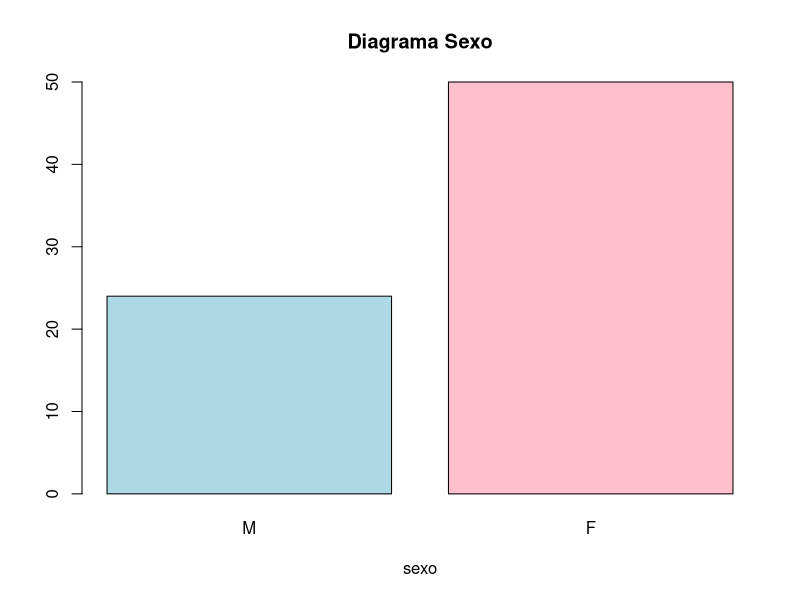
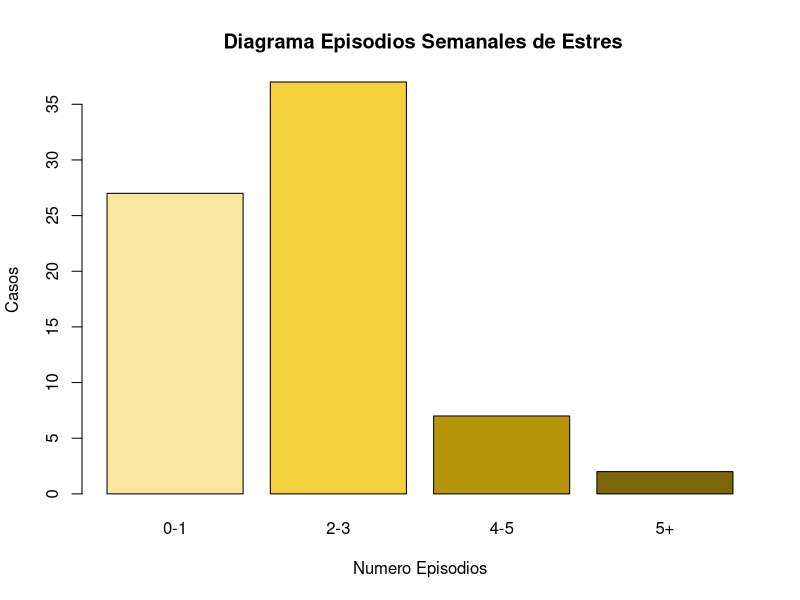
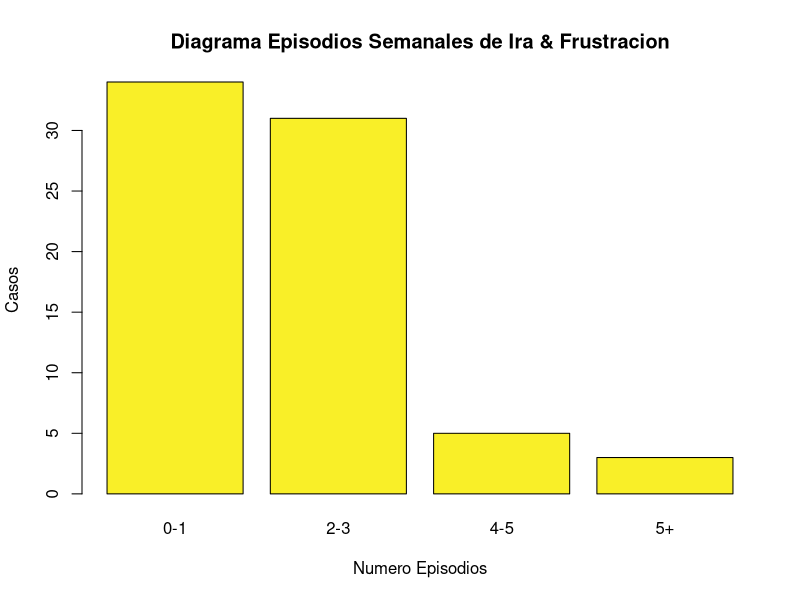
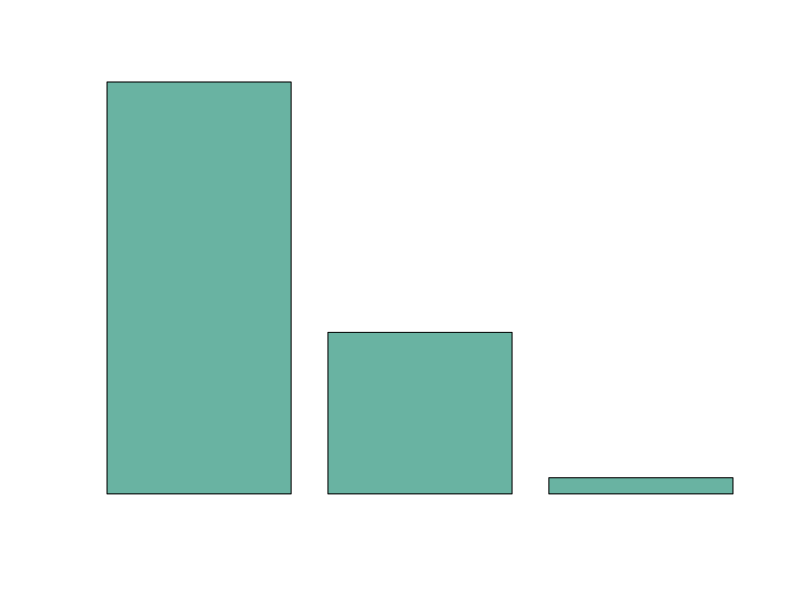

R code for these plots, in order: (Note: this script raises an error after producing the figures.)

library(readxl)
datos_estudiantes <- read_excel("datos_estudiantes.xlsx")
datos_estudiantes

#cualitativas tablas
#Sexo
tablaf_sexo=table(datos_estudiantes$Sexo)
tablaf_sexo
prop.table(tablaf_sexo)
diagrama_sexo = barplot(tablaf_sexo, main="Diagrama Sexo" , xlab="sexo",names.arg = c("M","F"),col=c( 'lightblue', 'pink'))

#Episodios_por_semana_estres

tablaf_estres=table(datos_estudiantes$Episodios_por_semana_estres)
tablaf_estres
prop.table(tablaf_estres)
diagrama_sexo = barplot(tablaf_estres, main=" Diagrama Episodios Semanales de Estres" , xlab="Numero Episodios", ylab = 'Casos',names.arg = c("0-1","2-3","4-5","5+"),col=c( '#F9E79F', '#F4D03F', '#B7950B', '#7D6608' ))
#Episodios_por_semana_ira_frustacion

tablaf_ira=table(datos_estudiantes$Episodios_por_semana_ira_frustacion)
tablaf_ira
prop.table(tablaf_estres)
diagrama_sexo = barplot(tablaf_ira, main="Diagrama Episodios Semanales de Ira & Frustracion" , xlab="Numero Episodios", ylab = 'Casos',names.arg = c("0-1","2-3","4-5","5+"),col="#F9EF28")

#Episodios_por_semana_miedo
tablaf_miedo=table(datos_estudiantes$Episodios_por_semana_miedo)
tablaf_miedo
prop.table(tablaf_miedo)
diagrama_sexo = barplot(tablaf_miedo, main="Diagrama Episodios Semanales de Miedo" , xlab="Numero Episodios", ylab = 'Casos',names.arg = c("0-1","2-3","4-5","5+"),col="#69b3a2")

#Episodios_por_semana_ansiedad
tablaf_ansiedad=table(datos_estudiantes$Episodios_por_semana_ansiedad)
tablaf_ansiedad
prop.table(tablaf_ansiedad)
diagrama_sexo = barplot(tablaf_ansiedad , main="Diagrama Episodios Semanales de ansiedad" , xlab="Numero Episodios", ylab = 'Casos',names.arg = c("0-1","2-3","4-5","5+"),col="#2ECC71")
#cuantitativas